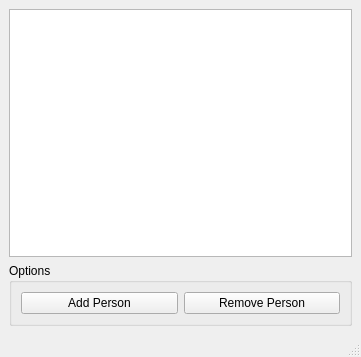
<?xml version="1.0" encoding="UTF-8"?>
<ui version="4.0">
 <class>MainWindow</class>
 <widget class="QMainWindow" name="MainWindow">
  <property name="geometry">
   <rect>
    <x>0</x>
    <y>0</y>
    <width>361</width>
    <height>357</height>
   </rect>
  </property>
  <property name="windowTitle">
   <string>Person Model</string>
  </property>
  <widget class="QWidget" name="centralwidget">
   <layout class="QVBoxLayout" name="verticalLayout">
    <item>
     <widget class="QListView" name="listView"/>
    </item>
    <item>
     <widget class="QGroupBox" name="groupBox">
      <property name="title">
       <string>Options</string>
      </property>
      <layout class="QHBoxLayout" name="horizontalLayout">
       <item>
        <widget class="QPushButton" name="pushButtonAdd">
         <property name="text">
          <string>Add Person</string>
         </property>
        </widget>
       </item>
       <item>
        <widget class="QPushButton" name="pushButtonRemove">
         <property name="text">
          <string>Remove Person</string>
         </property>
        </widget>
       </item>
      </layout>
     </widget>
    </item>
   </layout>
  </widget>
  <widget class="QMenuBar" name="menubar">
   <property name="geometry">
    <rect>
     <x>0</x>
     <y>0</y>
     <width>361</width>
     <height>24</height>
    </rect>
   </property>
  </widget>
  <widget class="QStatusBar" name="statusbar"/>
 </widget>
 <resources/>
 <connections/>
</ui>
